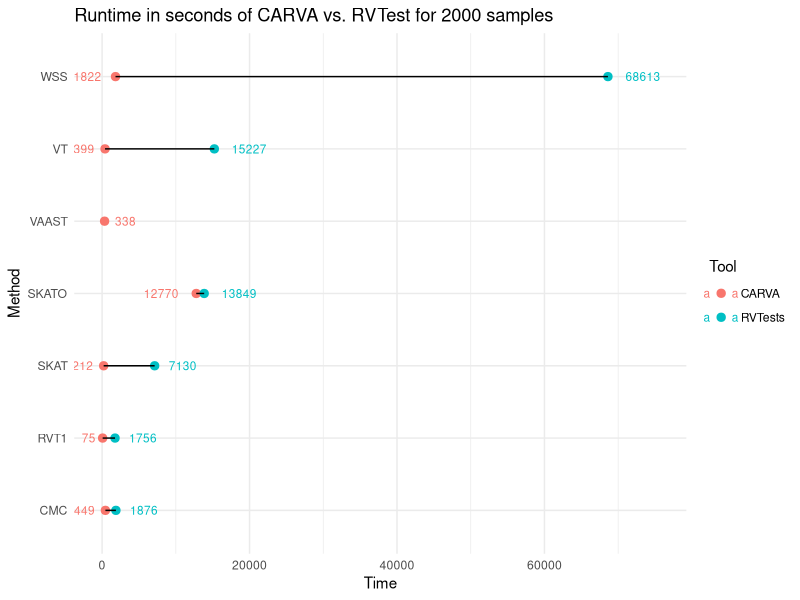
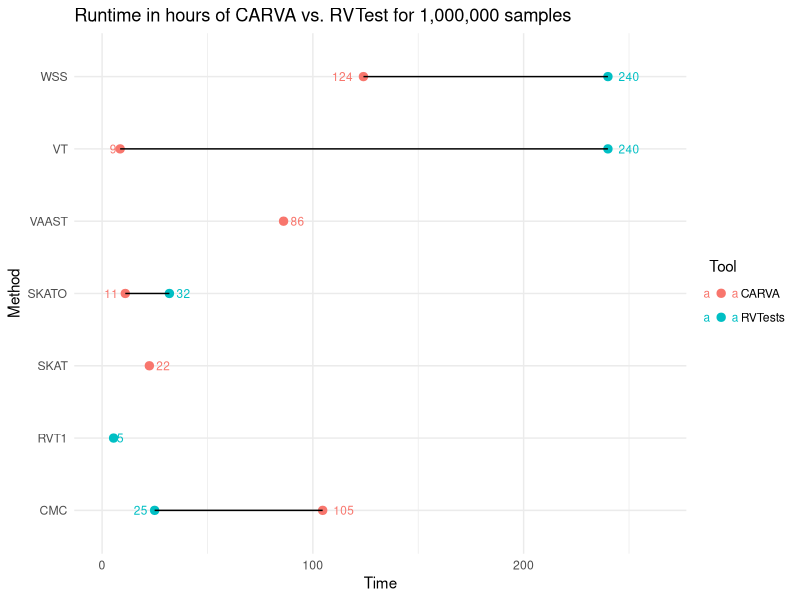

The R script that drew these images, in order:
library(dplyr)
library(tidyr)
library(ggplot2)
library(cowplot)

df <- data.frame(
  Tool = c(rep("CARVA", 7), rep("RVTests", 7)),
  Method = rep(c("VAAST", "WSS", "RVT1", "SKAT", "SKATO", "CMC", "VT"), 2),
  Time = c(338, 1822, 75, 212, 12770, 449, 399, NA, 68613, 1756, 7130, 13849, 1876, 15227)
  #cputime = length(c(7549, 40692, 553, 553, 2798, 339677, 10254, 9050, NA, NA, 1562, NA, 30108, 47467, 1706, 15091))
)

right_label <- df %>%
  group_by(Method) %>%
  arrange(desc(Time)) %>%
  top_n(1)

left_label <- df %>%
  group_by(Method) %>%
  arrange(desc(Time)) %>%
  slice(2)

ggplot(df, aes(x=Time, y=Method)) +
  geom_point(size = 2.5, aes(color=Tool)) + 
  geom_line(aes(group=Method)) + 
  geom_text(data=right_label, aes(color=Tool, label = round(Time, 0)), size = 3, hjust = -.5) +
  geom_text(data=left_label, aes(color=Tool, label = round(Time, 0)), size = 3, hjust = 1.5) +
  scale_x_continuous(limits = c(0, max(df$Time, na.rm=T) + 0.1 * max(df$Time, na.rm=T))) +
  theme_minimal() +
  ggtitle("Runtime in seconds of CARVA vs. RVTest for 2000 samples")
# ggplot(df, aes(x=cputime, y=method, col=Tool)) + geom_point() + ggtitle("CPU time in seconds of PA vs. RVTests for 2000 samples")

#######
# 1 Million Samples
#######

df <- data.frame(
  Tool = c(rep("CARVA", 7), rep("RVTests", 7)),
  Method = rep(c("VAAST", "WSS", "RVT1", "SKAT", "SKATO", "CMC", "VT"), 2),
  Time = c(309966, 446399, NA, 80738, 39633, 376763, 30843, NA, 864006, 19661, NA, 114980, 89743, 864005) / 60 / 60
  #cputime = length(c(7549, 40692, 553, 553, 2798, 339677, 10254, 9050, NA, NA, 1562, NA, 30108, 47467, 1706, 15091))
)

right_label <- df %>%
  group_by(Method) %>%
  arrange(desc(Time)) %>%
  top_n(1)

left_label <- df %>%
  group_by(Method) %>%
  arrange(desc(Time)) %>%
  slice(2)

ggplot(df, aes(x=Time, y=Method)) +
  geom_point(size = 2.5, aes(color=Tool)) + 
  geom_line(aes(group=Method)) + 
  geom_text(data=right_label, aes(color=Tool, label = round(Time, 0)), size = 3, hjust = -.5) +
  geom_text(data=left_label, aes(color=Tool, label = round(Time, 0)), size = 3, hjust = 1.5) +
  scale_x_continuous(limits = c(0, max(df$Time, na.rm=T) + 0.1 * max(df$Time, na.rm=T))) +
  theme_minimal() +
  ggtitle("Runtime in hours of CARVA vs. RVTest for 1,000,000 samples")
